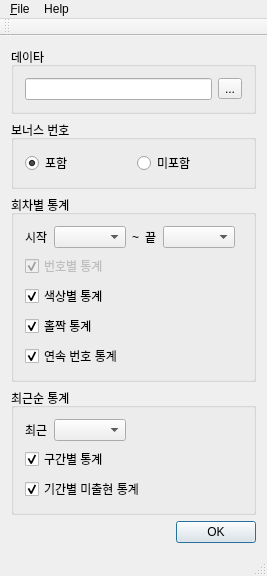
<?xml version="1.0" encoding="UTF-8"?>
<ui version="4.0">
 <class>MainWindow</class>
 <widget class="QMainWindow" name="MainWindow">
  <property name="geometry">
   <rect>
    <x>0</x>
    <y>0</y>
    <width>267</width>
    <height>496</height>
   </rect>
  </property>
  <property name="windowTitle">
   <string>Taurus</string>
  </property>
  <widget class="QWidget" name="centralWidget">
   <layout class="QGridLayout" name="gridLayout_6">
    <item row="0" column="0">
     <widget class="QGroupBox" name="dataBox">
      <property name="title">
       <string>데이타</string>
      </property>
      <layout class="QGridLayout" name="gridLayout_10">
       <item row="0" column="0">
        <layout class="QGridLayout" name="dataLayout">
         <item row="0" column="0">
          <widget class="QLineEdit" name="dataFilepath">
           <property name="enabled">
            <bool>true</bool>
           </property>
           <property name="readOnly">
            <bool>true</bool>
           </property>
          </widget>
         </item>
         <item row="0" column="1">
          <widget class="QToolButton" name="dataButton">
           <property name="enabled">
            <bool>true</bool>
           </property>
           <property name="text">
            <string>...</string>
           </property>
          </widget>
         </item>
        </layout>
       </item>
      </layout>
     </widget>
    </item>
    <item row="1" column="0">
     <widget class="QGroupBox" name="bonusBox">
      <property name="title">
       <string>보너스 번호</string>
      </property>
      <property name="checkable">
       <bool>false</bool>
      </property>
      <layout class="QGridLayout" name="gridLayout">
       <item row="0" column="0">
        <widget class="QRadioButton" name="rbBonusOn">
         <property name="text">
          <string>포함</string>
         </property>
         <property name="checked">
          <bool>true</bool>
         </property>
        </widget>
       </item>
       <item row="0" column="1">
        <widget class="QRadioButton" name="rbBonusOff">
         <property name="text">
          <string>미포함</string>
         </property>
        </widget>
       </item>
      </layout>
     </widget>
    </item>
    <item row="2" column="0">
     <widget class="QGroupBox" name="optionBox">
      <property name="title">
       <string>회차별 통계</string>
      </property>
      <layout class="QGridLayout" name="gridLayout_5">
       <item row="0" column="0">
        <layout class="QGridLayout" name="gridLayout_2">
         <item row="0" column="0">
          <widget class="QLabel" name="label">
           <property name="text">
            <string>시작</string>
           </property>
          </widget>
         </item>
         <item row="0" column="1">
          <widget class="QComboBox" name="cbStart"/>
         </item>
         <item row="0" column="2">
          <widget class="QLabel" name="label_2">
           <property name="layoutDirection">
            <enum>Qt::LeftToRight</enum>
           </property>
           <property name="text">
            <string>~</string>
           </property>
           <property name="alignment">
            <set>Qt::AlignCenter</set>
           </property>
          </widget>
         </item>
         <item row="0" column="3">
          <widget class="QLabel" name="label_3">
           <property name="text">
            <string>끝</string>
           </property>
          </widget>
         </item>
         <item row="0" column="4">
          <widget class="QComboBox" name="cbEnd"/>
         </item>
         <item row="0" column="5">
          <spacer name="horizontalSpacer">
           <property name="orientation">
            <enum>Qt::Horizontal</enum>
           </property>
           <property name="sizeHint" stdset="0">
            <size>
             <width>40</width>
             <height>20</height>
            </size>
           </property>
          </spacer>
         </item>
        </layout>
       </item>
       <item row="1" column="0">
        <layout class="QGridLayout" name="optionLayoutNumber">
         <item row="0" column="0">
          <widget class="QCheckBox" name="cbNumber">
           <property name="enabled">
            <bool>false</bool>
           </property>
           <property name="text">
            <string>번호별 통계</string>
           </property>
           <property name="checked">
            <bool>true</bool>
           </property>
          </widget>
         </item>
         <item row="0" column="1">
          <spacer name="horizontalSpacer_2">
           <property name="orientation">
            <enum>Qt::Horizontal</enum>
           </property>
           <property name="sizeHint" stdset="0">
            <size>
             <width>40</width>
             <height>20</height>
            </size>
           </property>
          </spacer>
         </item>
        </layout>
       </item>
       <item row="2" column="0">
        <layout class="QGridLayout" name="optionLayoutColor">
         <item row="0" column="0">
          <widget class="QCheckBox" name="cbColor">
           <property name="text">
            <string>색상별 통계</string>
           </property>
           <property name="checked">
            <bool>true</bool>
           </property>
          </widget>
         </item>
         <item row="0" column="1">
          <spacer name="horizontalSpacer_5">
           <property name="orientation">
            <enum>Qt::Horizontal</enum>
           </property>
           <property name="sizeHint" stdset="0">
            <size>
             <width>40</width>
             <height>20</height>
            </size>
           </property>
          </spacer>
         </item>
        </layout>
       </item>
       <item row="3" column="0">
        <layout class="QGridLayout" name="optionLayoutSniffling">
         <item row="0" column="0">
          <widget class="QCheckBox" name="cbSniffling">
           <property name="text">
            <string>홀짝 통계</string>
           </property>
           <property name="checked">
            <bool>true</bool>
           </property>
          </widget>
         </item>
         <item row="0" column="1">
          <spacer name="horizontalSpacer_9">
           <property name="orientation">
            <enum>Qt::Horizontal</enum>
           </property>
           <property name="sizeHint" stdset="0">
            <size>
             <width>40</width>
             <height>20</height>
            </size>
           </property>
          </spacer>
         </item>
        </layout>
       </item>
       <item row="4" column="0">
        <layout class="QGridLayout" name="optionLayoutContinue">
         <item row="0" column="0">
          <widget class="QCheckBox" name="cbContinue">
           <property name="text">
            <string>연속 번호 통계</string>
           </property>
           <property name="checked">
            <bool>true</bool>
           </property>
          </widget>
         </item>
         <item row="0" column="1">
          <spacer name="horizontalSpacer_6">
           <property name="orientation">
            <enum>Qt::Horizontal</enum>
           </property>
           <property name="sizeHint" stdset="0">
            <size>
             <width>40</width>
             <height>20</height>
            </size>
           </property>
          </spacer>
         </item>
        </layout>
       </item>
      </layout>
     </widget>
    </item>
    <item row="3" column="0">
     <widget class="QGroupBox" name="groupBox">
      <property name="title">
       <string>최근순 통계</string>
      </property>
      <layout class="QGridLayout" name="gridLayout_4">
       <item row="0" column="0">
        <layout class="QGridLayout" name="gridLayout_3">
         <item row="0" column="0">
          <widget class="QLabel" name="label_4">
           <property name="text">
            <string>최근</string>
           </property>
          </widget>
         </item>
         <item row="0" column="1">
          <widget class="QComboBox" name="cbLastWeek"/>
         </item>
         <item row="0" column="2">
          <spacer name="horizontalSpacer_3">
           <property name="orientation">
            <enum>Qt::Horizontal</enum>
           </property>
           <property name="sizeHint" stdset="0">
            <size>
             <width>40</width>
             <height>20</height>
            </size>
           </property>
          </spacer>
         </item>
        </layout>
       </item>
       <item row="1" column="0">
        <layout class="QGridLayout" name="optionLayoutSection">
         <item row="0" column="0">
          <widget class="QCheckBox" name="cbSection">
           <property name="text">
            <string>구간별 통계</string>
           </property>
           <property name="checked">
            <bool>true</bool>
           </property>
          </widget>
         </item>
         <item row="0" column="1">
          <spacer name="horizontalSpacer_7">
           <property name="orientation">
            <enum>Qt::Horizontal</enum>
           </property>
           <property name="sizeHint" stdset="0">
            <size>
             <width>40</width>
             <height>20</height>
            </size>
           </property>
          </spacer>
         </item>
        </layout>
       </item>
       <item row="2" column="0">
        <layout class="QGridLayout" name="optionLayoutPeriod">
         <item row="0" column="1">
          <spacer name="horizontalSpacer_4">
           <property name="orientation">
            <enum>Qt::Horizontal</enum>
           </property>
           <property name="sizeHint" stdset="0">
            <size>
             <width>40</width>
             <height>20</height>
            </size>
           </property>
          </spacer>
         </item>
         <item row="0" column="0">
          <widget class="QCheckBox" name="cbPeriod">
           <property name="text">
            <string>기간별 미출현 통계</string>
           </property>
           <property name="checked">
            <bool>true</bool>
           </property>
          </widget>
         </item>
        </layout>
       </item>
      </layout>
     </widget>
    </item>
    <item row="4" column="0">
     <widget class="QDialogButtonBox" name="buttonBox">
      <property name="autoFillBackground">
       <bool>false</bool>
      </property>
      <property name="standardButtons">
       <set>QDialogButtonBox::Ok</set>
      </property>
      <property name="centerButtons">
       <bool>false</bool>
      </property>
     </widget>
    </item>
   </layout>
  </widget>
  <widget class="QMenuBar" name="menuBar">
   <property name="geometry">
    <rect>
     <x>0</x>
     <y>0</y>
     <width>267</width>
     <height>21</height>
    </rect>
   </property>
   <widget class="QMenu" name="menuFile">
    <property name="title">
     <string>&amp;File</string>
    </property>
    <addaction name="actionNew"/>
    <addaction name="actionOpen"/>
    <addaction name="actionSave"/>
    <addaction name="separator"/>
    <addaction name="actionExit"/>
   </widget>
   <widget class="QMenu" name="menuHelp">
    <property name="title">
     <string>Help</string>
    </property>
    <addaction name="actionAbout"/>
   </widget>
   <addaction name="menuFile"/>
   <addaction name="menuHelp"/>
  </widget>
  <widget class="QStatusBar" name="statusBar"/>
  <widget class="QToolBar" name="toolBar">
   <property name="windowTitle">
    <string>toolBar</string>
   </property>
   <attribute name="toolBarArea">
    <enum>TopToolBarArea</enum>
   </attribute>
   <attribute name="toolBarBreak">
    <bool>false</bool>
   </attribute>
  </widget>
  <action name="actionExit">
   <property name="text">
    <string>E&amp;xit</string>
   </property>
  </action>
  <action name="actionNew">
   <property name="text">
    <string>New</string>
   </property>
  </action>
  <action name="actionOpen">
   <property name="text">
    <string>Open</string>
   </property>
  </action>
  <action name="actionSave">
   <property name="text">
    <string>Save</string>
   </property>
  </action>
  <action name="actionAbout">
   <property name="text">
    <string>About</string>
   </property>
  </action>
 </widget>
 <layoutdefault spacing="6" margin="11"/>
 <resources>
  <include location="../resFiles/resources.qrc"/>
 </resources>
 <connections/>
</ui>
